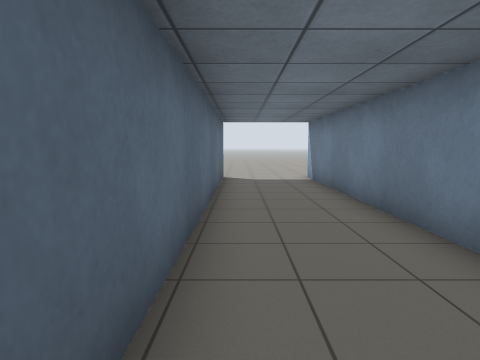
[1] (above)

24 first-person views from a walk through a robot-simulator world made for Gazebo. The camera is 1.1 m above the floor, tilts 6° down and sees 75° across. The floor is counted in squares, 1 m on a side. Each view is taken from the middle of a square. On the plan, view 1 faces up. The plan holds only what a view shows up to about 13 squares ahead; the rest is blank. The place goes on beyond the plan.

[2]
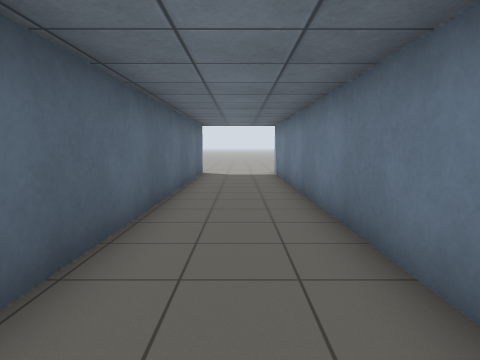

[3]
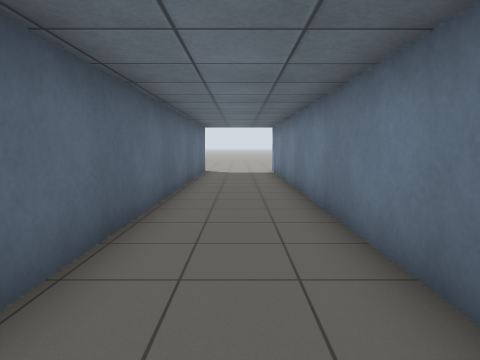

[4]
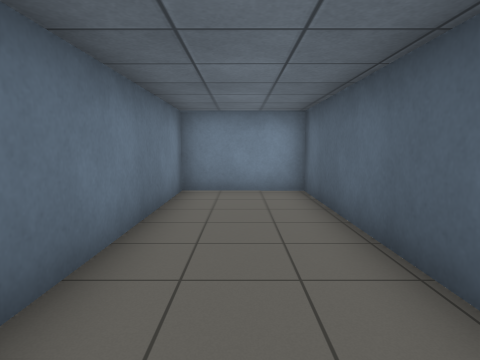

[5]
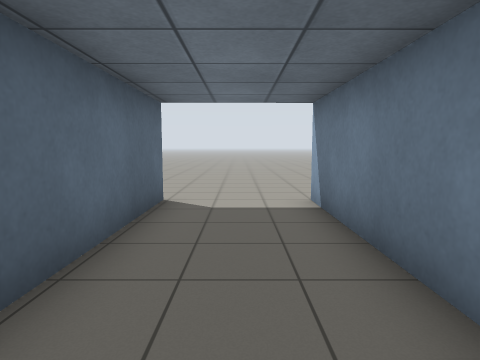

[6]
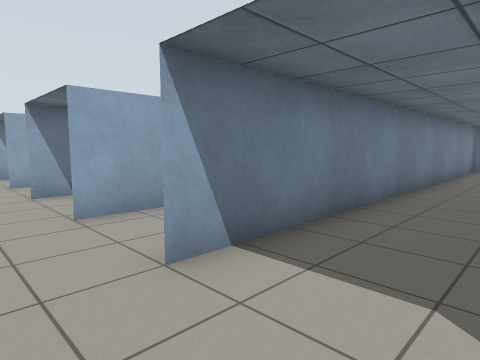

[7]
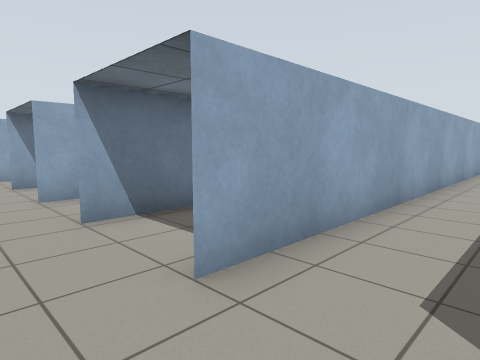

[8]
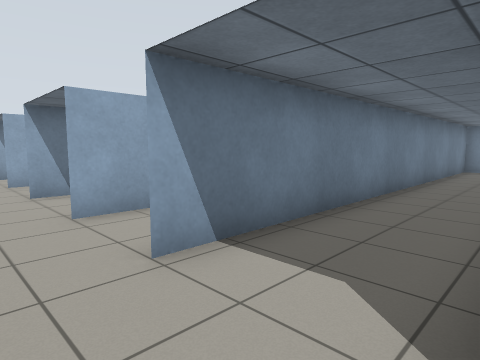

[9]
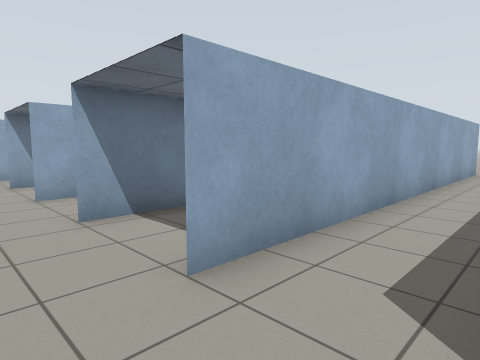

[10]
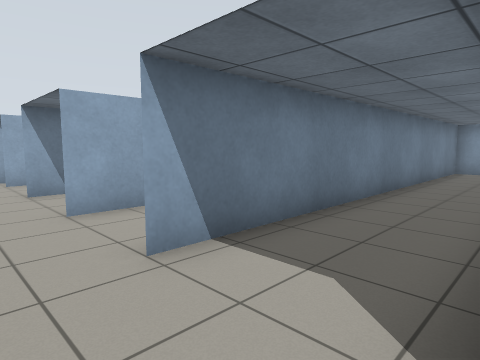

[11]
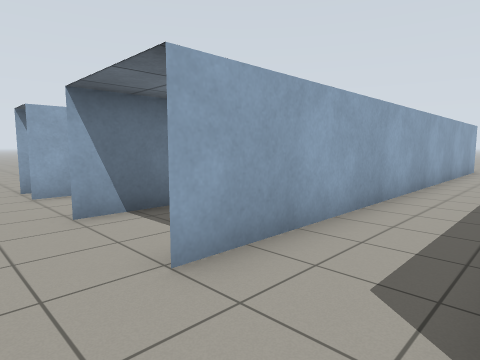

[12]
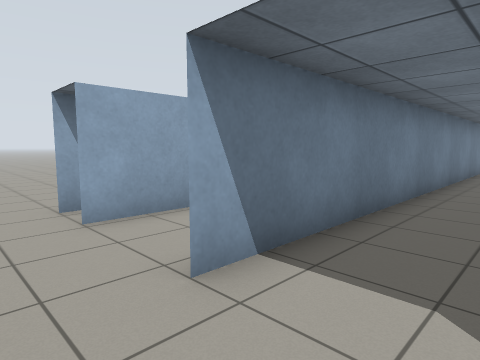

[13]
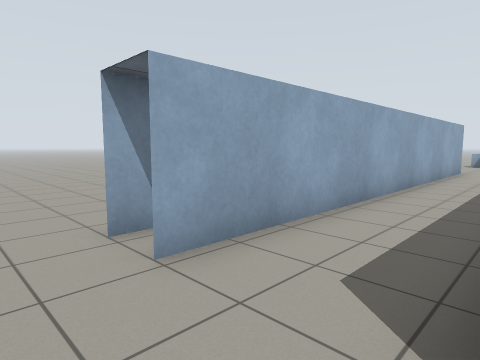

[14]
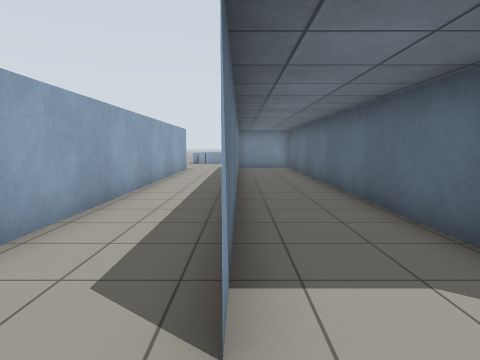

[15]
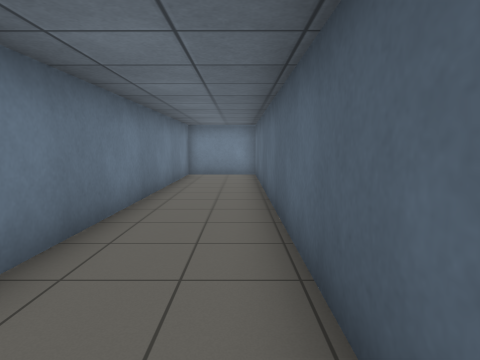

[16]
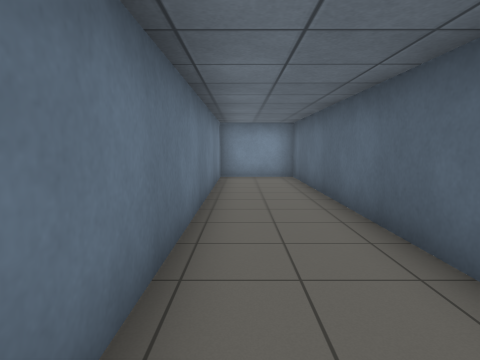

[17]
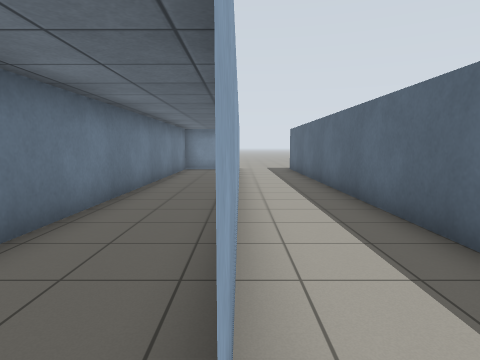

[18]
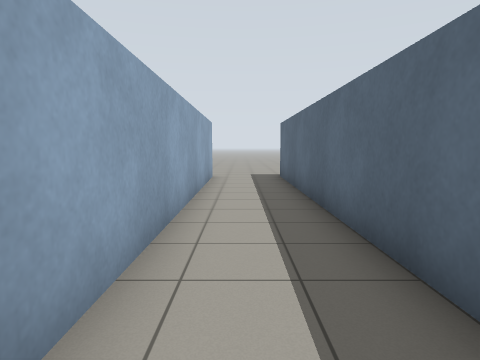

[19]
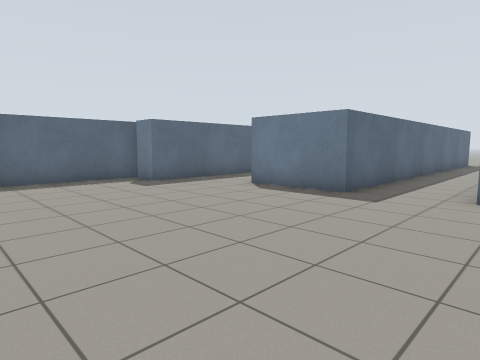

[20]
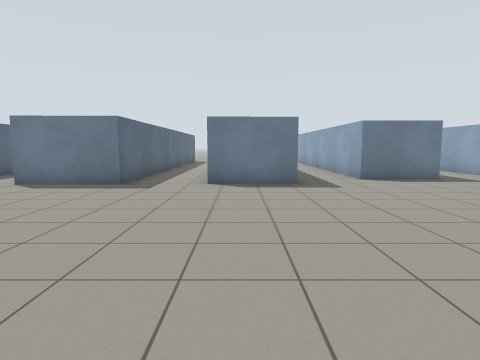

[21]
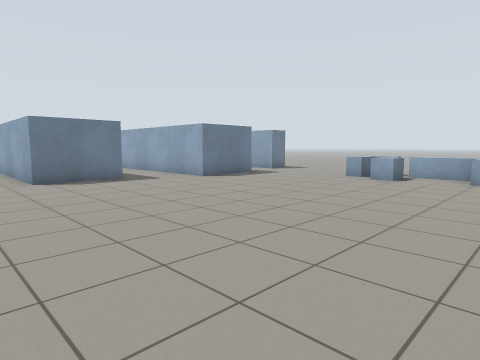

[22]
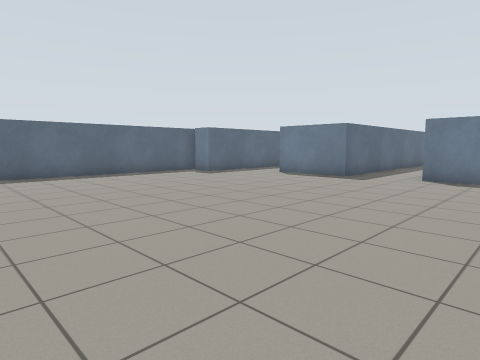

[23]
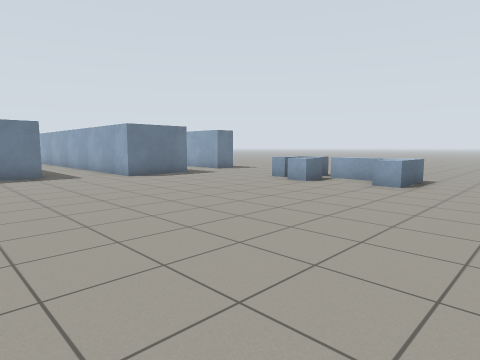

[24]
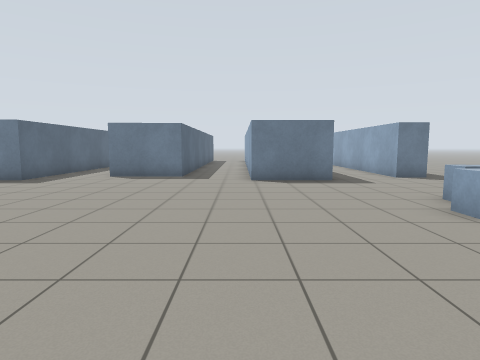

### Floor plan
Ten units are one square. View 1 is at (0, 0); x grows to the right and y downward. Boxes are objects, and circles mark ways between rooms. Rooms are numbered by the first view taken in them; rooms with no view inside come last. Other rooms are left out.
<svg viewBox="-52 -130 276 269">
<path fill="none" stroke="#000" d="M-6 -115 -6 39 25 39 25 -115M77 9 77 36 50 36 50 -115M128 10 128 23 101 23 101 -115M181 36 154 36 154 -115M219 27 207 27 207 -115M-32 2 -32 58 -42 58M-47 55 -47 134M25 -89 25 39 -6 39M218 -109 218 -115M201 80 193 80 193 74M198 94 187 94 187 85M207 88 207 79M203 112 203 92M211 121 190 121 190 112M154 -98 154 32M153 36 181 36 181 -115M50 -55 50 36 77 36 77 -115M120 23 128 23 128 -115"/>
<circle cx="20" cy="-125" r="3" fill="#2a7"/>
<circle cx="150" cy="-125" r="3" fill="#2a7"/>
<circle cx="180" cy="-125" r="3" fill="#2a7"/>
<circle cx="50" cy="-125" r="3" fill="#2a7"/>
<circle cx="80" cy="-125" r="3" fill="#2a7"/>
<circle cx="100" cy="-125" r="3" fill="#2a7"/>
<circle cx="130" cy="-125" r="3" fill="#2a7"/>
<text x="0" y="-50">1</text>
<text x="100" y="50">2</text>
<text x="160" y="-50">3</text>
<text x="60" y="-50">4</text>
<text x="110" y="-60">5</text>
</svg>
Room 1 opens to room 2. Room 2 opens to room 3. Room 2 opens to room 4. Room 2 opens to room 5.

Where each view was taken, in squares from view 1:
view 1: 0 up, 0 right, facing up
view 2: 2 down, 1 right, facing up
view 3: 3 down, 1 right, facing up
view 4: 4 up, 1 right, facing down
view 5: 5 up, 1 right, facing up
view 6: 13 up, 0 right, facing down-right
view 7: 13 up, 3 right, facing down-right
view 8: 13 up, 5 right, facing down-right
view 9: 13 up, 8 right, facing down-right
view 10: 13 up, 10 right, facing down-right
view 11: 13 up, 13 right, facing down-right
view 12: 13 up, 16 right, facing down-right
view 13: 13 up, 18 right, facing down-right
view 14: 13 up, 18 right, facing down
view 15: 9 up, 16 right, facing down
view 16: 8 up, 7 right, facing down
view 17: 12 up, 5 right, facing down
view 18: 8 up, 4 right, facing down
view 19: 11 down, 6 right, facing up-left
view 20: 13 down, 6 right, facing up
view 21: 13 down, 8 right, facing up-right
view 22: 15 down, 8 right, facing up-left
view 23: 15 down, 10 right, facing up-right
view 24: 14 down, 15 right, facing up
